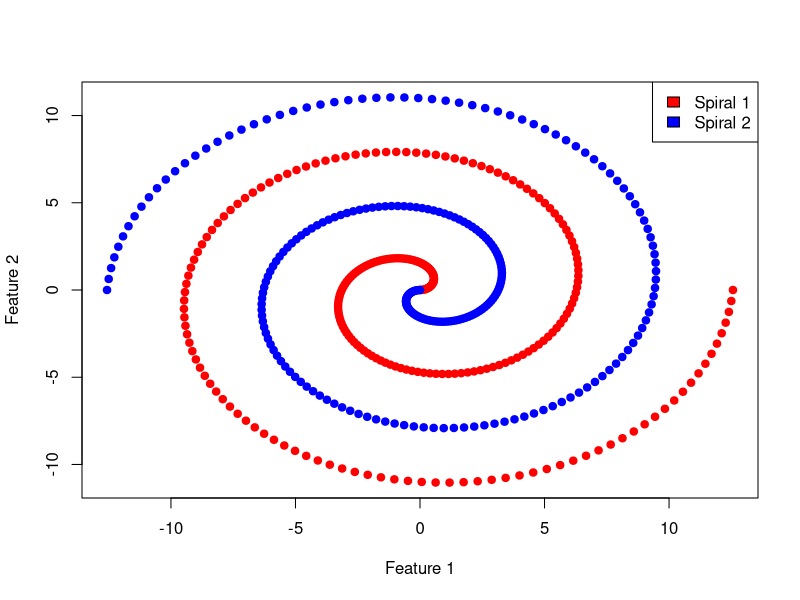
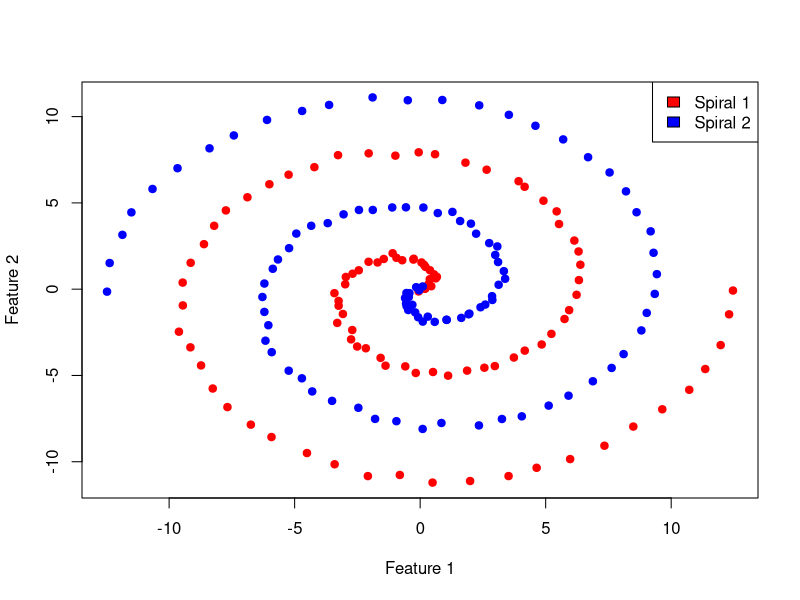
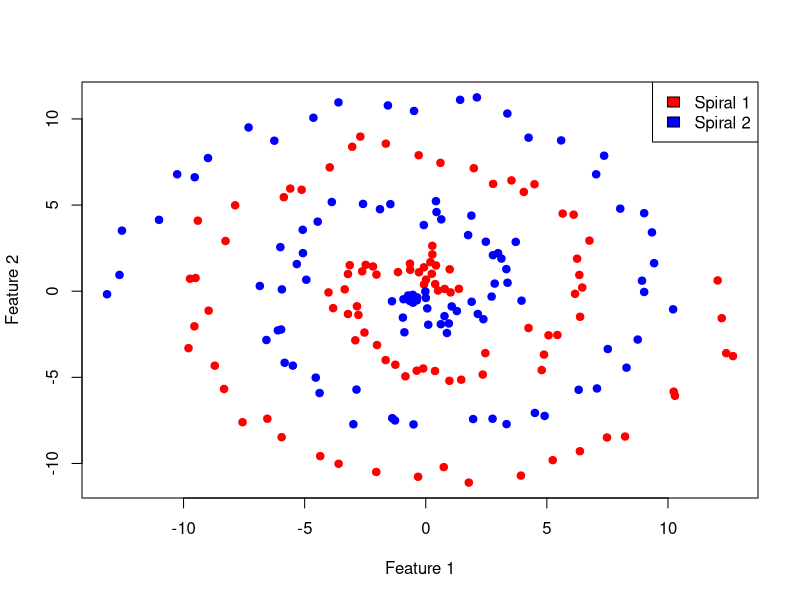

Source code (R) for these figures, in order:
make_spiral <- function(n_samples = 100, shuffle = TRUE, noise = NULL, random_state = NULL, plot = FALSE) {
  if (!is.null(random_state)) {
    set.seed(random_state)
  }
  
  n_samples_per_spiral <- n_samples / 2
  max_rotation <- 4 * pi  # how many times we rotate
  
  #  spirals (sing math from make_moons and make_circles)
  t1 <- seq(0, max_rotation, length.out = n_samples_per_spiral)
  spiral1_x <- t1 * cos(t1)
  spiral1_y <- t1 * sin(t1)
  
  t2 <- seq(0, max_rotation, length.out = n_samples_per_spiral)
  spiral2_x <- t2 * cos(t2 + pi)
  spiral2_y <- t2 * sin(t2 + pi)
  
  # combine the spirals
  data <- rbind(cbind(spiral1_x, spiral1_y), cbind(spiral2_x, spiral2_y))
  
  # adding noise
  if (!is.null(noise)) {
    data <- data + matrix(rnorm(n_samples * 2, sd = noise), ncol = 2)
  }
  
  # shuffle data if specified
  if (shuffle) {
    shuffle_index <- sample(n_samples)
    data <- data[shuffle_index, ]
  }
  
  # labels for the spirals
  labels <- c(rep(1, n_samples_per_spiral), rep(2, n_samples_per_spiral))
  if (shuffle) {
    labels <- labels[shuffle_index]
  }
  
  # plot if specified
  if (plot) {
    colors <- c("red", "blue")
    plot(data, col=colors[labels], xlab = "Feature 1", ylab = "Feature 2", pch = 19)
    legend("topright", legend = c("Spiral 1", "Spiral 2"), fill=colors)
  }
  
  return(list("X" = data, "y" = labels))
}


make_spiral(n_samples = 500, plot = TRUE, shuffle = FALSE)

make_spiral(n_samples = 200, noise = 0.1, plot = TRUE, shuffle = FALSE)

make_spiral(n_samples = 200, noise = 0.5, random_state = 123, plot = TRUE)


